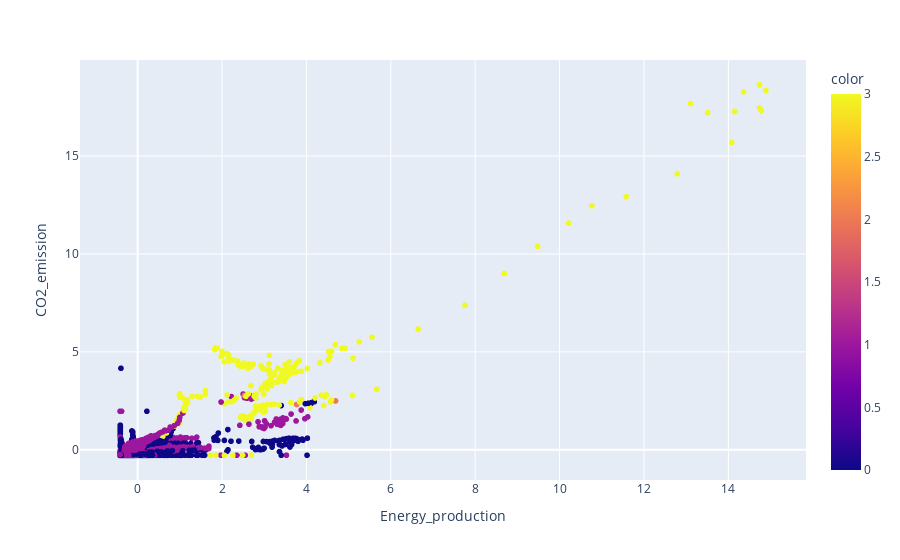

The notebook cell saved with this chart:
### Code cell
px.scatter(data_frame=df_procesed,x="Energy_production",y="CO2_emission",color=prediction2)

### Figure 1 — Plotly figure (JSON) as saved in the notebook; plotly's stock layout.template omitted (floating-point values rounded to 4 significant figures; data arrays with more than 128 entries replaced by an {"elided": "..."} marker saying what was removed)
{"data": [{"hovertemplate": "Energy_production=%{x}<br>CO2_emission=%{y}<br>color=%{marker.color}<extra></extra>", "legendgroup": "", "marker": {"color": {"elided": "6484 int values"}, "coloraxis": "coloraxis", "symbol": "circle"}, "mode": "markers", "name": "", "showlegend": false, "type": "scattergl", "x": {"elided": "6484 float values"}, "xaxis": "x", "y": {"elided": "6484 float values"}, "yaxis": "y"}], "layout": {"coloraxis": {"colorbar": {"title": {"text": "color"}}, "colorscale": [[0, "#0d0887"], [0.1111, "#46039f"], [0.2222, "#7201a8"], [0.3333, "#9c179e"], [0.4444, "#bd3786"], [0.5556, "#d8576b"], [0.6667, "#ed7953"], [0.7778, "#fb9f3a"], [0.8889, "#fdca26"], [1, "#f0f921"]]}, "legend": {"tracegroupgap": 0}, "margin": {"t": 60}, "xaxis": {"anchor": "y", "domain": [0, 1], "title": {"text": "Energy_production"}}, "yaxis": {"anchor": "x", "domain": [0, 1], "title": {"text": "CO2_emission"}}}}
